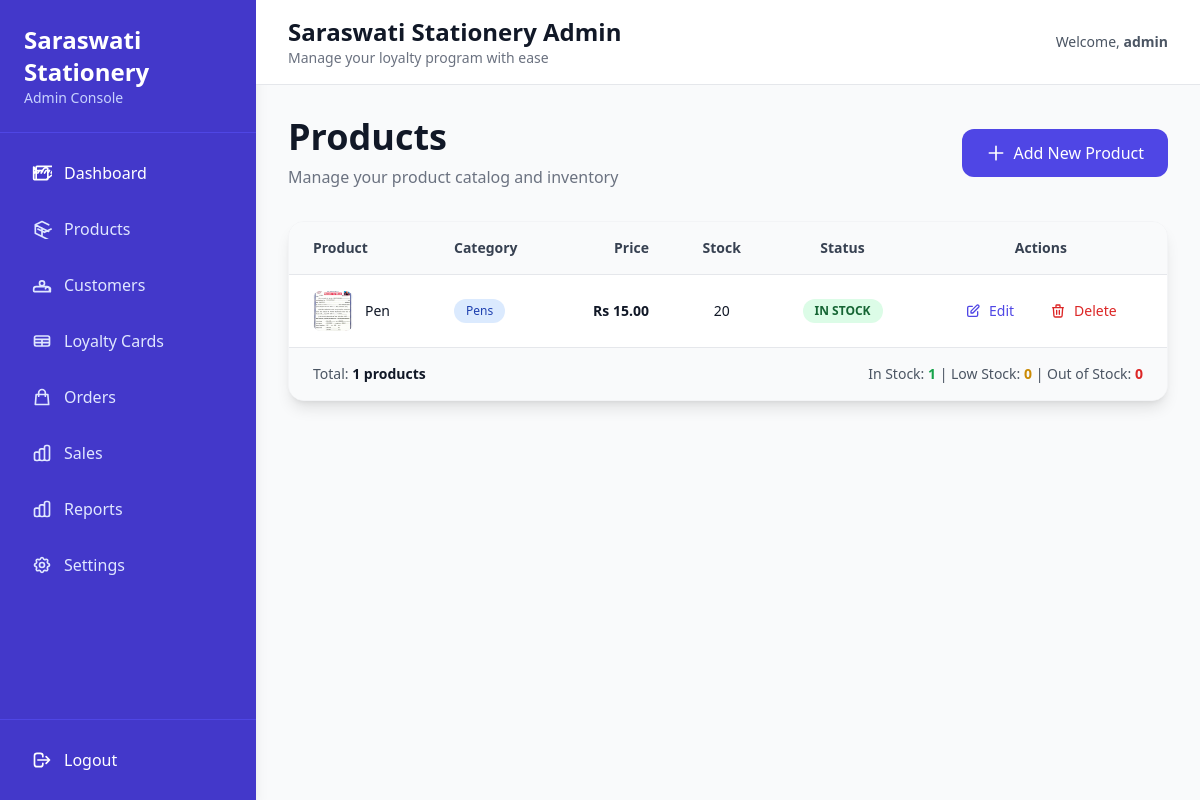
Before: /admin/products (signed in) with the older database file.
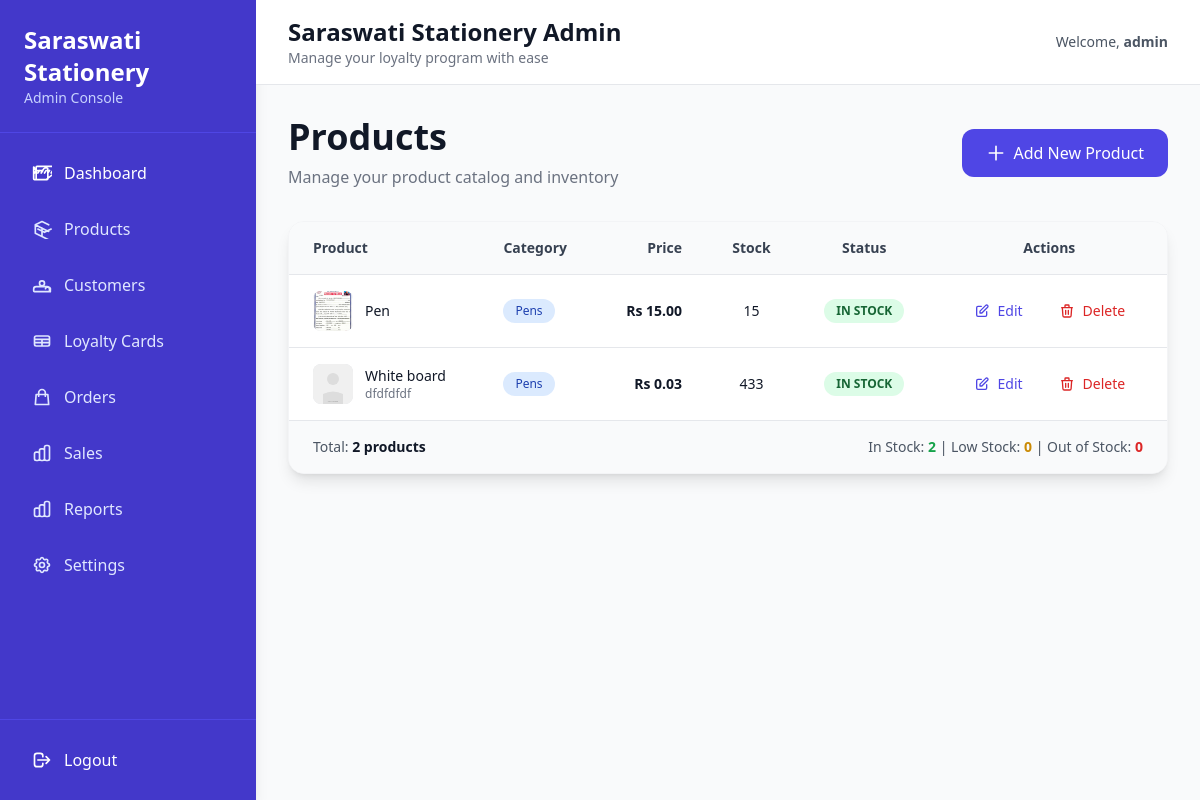
After: the same page with the newer database file.
### models.py (models this page shows, shortened)
class User(UserMixin, db.Model):
    id = db.Column(db.Integer, primary_key=True)
    username = db.Column(db.String(150), unique=True, nullable=False)
    email = db.Column(db.String(150), unique=True, nullable=False)
    password = db.Column(db.String(150), nullable=False)
    role = db.Column(db.String(50), default='customer') # 'admin' or 'customer'
    created_at = db.Column(db.DateTime, default=datetime.utcnow)
    sales = db.relationship('Sale', backref='user', lazy=True)
    loyalty_card = db.relationship('LoyaltyCard', backref='user', uselist=False, lazy=True)
    @property
    def is_admin(self):
        return self.role == 'admin'

class Product(db.Model):
    id = db.Column(db.Integer, primary_key=True)
    name = db.Column(db.String(200), nullable=False)
    price = db.Column(db.Float, nullable=False)
    stock = db.Column(db.Integer, default=0)
    category = db.Column(db.String(100))
    description = db.Column(db.Text)
    image_filename = db.Column(db.String(255))  # Stores uploaded image filename
    created_at = db.Column(db.DateTime, default=db.func.current_timestamp())
    updated_at = db.Column(db.DateTime, default=db.func.current_timestamp(), onupdate=db.func.current_timestamp())
    def get_image_url(self):
        if self.image_filename:
            return f"/static/uploads/products/{self.image_filename}"
        return "/static/uploads/products/placeholder.svg"

### app.py (the view)
@app.route('/admin/products')
@login_required
def admin_products():
    if not current_user.is_admin:
        abort(403)
    products = Product.query.all()
    return render_template('admin/admin_products.html', products=products)

### app.py (called while the page is built)
@login_manager.user_loader
def load_user(user_id):
    return User.query.get(int(user_id))

### templates/admin/admin_products.html (shortened to what this page needs)
{% extends 'admin/base_admin.html' %}
{% block content %}
<div class="flex justify-between items-center mb-8">
  <div>
    <h1 class="text-4xl font-bold text-gray-900">Products</h1>
    <p class="text-gray-500 mt-2">Manage your product catalog and inventory</p>
  </div>
  <a href="{{ url_for('add_product') }}"
     class="bg-indigo-600 text-white px-6 py-3 rounded-xl hover:bg-indigo-700 transition-all transform hover:shadow-lg font-medium flex items-center gap-2">
     <svg class="w-5 h-5" fill="none" stroke="currentColor" viewBox="0 0 24 24">
       <path stroke-linecap="round" stroke-linejoin="round" stroke-width="2" d="M12 4v16m8-8H4"></path>
     </svg>
     Add New Product
  </a>
</div>
{% if products %}
<div class="bg-white rounded-2xl shadow-lg border border-gray-100 overflow-hidden">
  <div class="overflow-x-auto">
    <table class="w-full text-sm">
      <thead>
        <tr class="bg-gray-50 border-b border-gray-200">
          <th class="px-6 py-4 text-left font-semibold text-gray-700">Product</th>
          <th class="px-6 py-4 text-left font-semibold text-gray-700">Category</th>
          <th class="px-6 py-4 text-right font-semibold text-gray-700">Price</th>
          <th class="px-6 py-4 text-center font-semibold text-gray-700">Stock</th>
          <th class="px-6 py-4 text-center font-semibold text-gray-700">Status</th>
          <th class="px-6 py-4 text-center font-semibold text-gray-700">Actions</th>
        </tr>
      </thead>
      <tbody class="divide-y divide-gray-200">
        {% for product in products %}
        <tr class="hover:bg-gray-50 transition-colors">
          <td class="px-6 py-4">
            <div class="flex items-center gap-3">
              <div class="w-10 h-10 rounded-lg overflow-hidden bg-gray-200 flex-shrink-0">
                <img src="{{ product.get_image_url() }}" alt="{{ product.name }}" class="w-full h-full object-cover">
              </div>
              <div>
                <p class="font-medium text-gray-900">{{ product.name }}</p>
                {% if product.description %}
                <p class="text-xs text-gray-500">{{ product.description[:50] }}{% if product.description|length > 50 %}...{% endif %}</p>
                {% endif %}
              </div>
            </div>
          </td>
          <td class="px-6 py-4">
            {% if product.category %}
            <span class="inline-block bg-blue-100 text-blue-800 text-xs font-medium px-3 py-1 rounded-full">{{ product.category }}</span>
            {% else %}
            <span class="text-gray-400 text-xs">—</span>
            {% endif %}
          </td>
          <td class="px-6 py-4 text-right">
            <p class="font-semibold text-gray-900">Rs {{ "%.2f"|format(product.price) }}</p>
          </td>
          <td class="px-6 py-4 text-center">
            <p class="font-medium text-gray-900">{{ product.stock }}</p>
          </td>
          <td class="px-6 py-4 text-center">
            {% if product.stock == 0 %}
            <span class="inline-block bg-red-100 text-red-800 text-xs font-bold px-3 py-1 rounded-full">OUT OF STOCK</span>
            {% elif product.stock < 10 %}
            <span class="inline-block bg-yellow-100 text-yellow-800 text-xs font-bold px-3 py-1 rounded-full">LOW STOCK</span>
            {% else %}
            <span class="inline-block bg-green-100 text-green-800 text-xs font-bold px-3 py-1 rounded-full">IN STOCK</span>
            {% endif %}
          </td>
          <td class="px-6 py-4 text-center">
            <div class="flex items-center justify-center gap-3">
              <a href="{{ url_for('edit_product', id=product.id) }}"
                 class="inline-flex items-center gap-2 text-indigo-600 hover:text-indigo-800 hover:bg-indigo-50 px-3 py-2 rounded-lg transition font-medium text-sm">
                 <svg class="w-4 h-4" fill="none" stroke="currentColor" viewBox="0 0 24 24">
                   <path stroke-linecap="round" stroke-linejoin="round" stroke-width="2" d="M11 5H6a2 2 0 00-2 2v11a2 2 0 002 2h11a2 2 0 002-2v-5m-1.414-9.414a2 2 0 112.828 2.828L11.828 15H9v-2.828l8.586-8.586z"></path>
                 </svg>
                 Edit
              </a>
              <a href="{{ url_for('delete_product', id=product.id) }}"
                 onclick="return confirm('Are you sure you want to delete this product?')"
                 class="inline-flex items-center gap-2 text-red-600 hover:text-red-800 hover:bg-red-50 px-3 py-2 rounded-lg transition font-medium text-sm">
                 <svg class="w-4 h-4" fill="none" stroke="currentColor" viewBox="0 0 24 24">
                   <path stroke-linecap="round" stroke-linejoin="round" stroke-width="2" d="M19 7l-.867 12.142A2 2 0 0116.138 21H7.862a2 2 0 01-1.995-1.858L5 7m5 4v6m4-6v6m1-10V4a1 1 0 00-1-1h-4a1 1 0 00-1 1v3M4 7h16"></path>
                 </svg>
                 Delete
              </a>
            </div>
          </td>
        </tr>
        {% endfor %}
      </tbody>
    </table>
  </div>
  <div class="bg-gray-50 border-t border-gray-200 px-6 py-4 flex justify-between items-center">
    <p class="text-sm text-gray-600">
      Total: <span class="font-semibold text-gray-900">{{ products|length }} products</span>
    </p>
    <p class="text-sm text-gray-600">
      In Stock: <span class="font-semibold text-green-600">{{ products|selectattr('stock', '>', 0)|list|length }}</span> |
      Low Stock: <span class="font-semibold text-yellow-600">{{ products|selectattr('stock', '<', 10)|selectattr('stock', '>', 0)|list|length }}</span> |
      Out of Stock: <span class="font-semibold text-red-600">{{ products|selectattr('stock', '==', 0)|list|length }}</span>
    </p>
  </div>
</div>
{% endif %}
{% endblock %}

### templates/admin/base_admin.html (shortened to what this page needs)
<!DOCTYPE html>
<html lang="en">
<head>
  <script src="https://cdn.tailwindcss.com"></script>
</head>
<body class="bg-gray-50">
<div class="flex h-screen">
  <aside class="w-64 bg-indigo-700 text-white flex flex-col shadow-lg">
    <div class="p-6 border-b border-indigo-600">
      <h1 class="text-2xl font-bold">Saraswati Stationery</h1>
      <p class="text-indigo-200 text-sm">Admin Console</p>
    </div>
    <nav class="flex-1 p-4 space-y-2 overflow-y-auto">
      <a href="{{ url_for('admin_dashboard') }}"
         class="flex items-center gap-3 px-4 py-3 rounded-lg hover:bg-indigo-600 transition text-white font-medium group">
        <span>Dashboard</span>
      </a>
      <a href="{{ url_for('admin_products') }}"
         class="flex items-center gap-3 px-4 py-3 rounded-lg hover:bg-indigo-600 transition text-indigo-100 font-medium">
        <svg class="w-5 h-5" fill="none" stroke="currentColor" viewBox="0 0 24 24">
          <path stroke-linecap="round" stroke-linejoin="round" stroke-width="2" d="M20 7l-8-4-8 4m0 0l8 4m-8-4v10l8 4m0-10l8 4m-8-4v10l8 4M7 12l8 4m0 0l8-4"></path>
        </svg>
        <span>Products</span>
      </a>
      <a href="{{ url_for('admin_customers') }}"
         class="flex items-center gap-3 px-4 py-3 rounded-lg hover:bg-indigo-600 transition text-indigo-100 font-medium">
        <svg class="w-5 h-5" fill="none" stroke="currentColor" viewBox="0 0 24 24">
          <path stroke-linecap="round" stroke-linejoin="round" stroke-width="2" d="M17 20h5v-2a3 3 0 00-5.856-1.487M15 10a3 3 0 11-6 0 3 3 0 016 0zM4 20h16c.552 0 1-.448 1-1v-2a3 3 0 00-3-3H5a3 3 0 00-3 3v2c0 .552.448 1 1 1z"></path>
        </svg>
        <span>Customers</span>
      </a>
      <a href="{{ url_for('admin_loyalty_cards') }}"
         class="flex items-center gap-3 px-4 py-3 rounded-lg hover:bg-indigo-600 transition text-indigo-100 font-medium">
        <svg class="w-5 h-5" fill="none" stroke="currentColor" viewBox="0 0 24 24">
          <path stroke-linecap="round" stroke-linejoin="round" stroke-width="2" d="M3 10h18M3 14h18m-9-4v8m-7 0h14a2 2 0 002-2V8a2 2 0 00-2-2H5a2 2 0 00-2 2v8a2 2 0 002 2z"></path>
        </svg>
        <span>Loyalty Cards</span>
      </a>
      <a href="{{ url_for('admin_orders') }}"
         class="flex items-center gap-3 px-4 py-3 rounded-lg hover:bg-indigo-600 transition text-indigo-100 font-medium">
        <svg class="w-5 h-5" fill="none" stroke="currentColor" viewBox="0 0 24 24">
          <path stroke-linecap="round" stroke-linejoin="round" stroke-width="2" d="M16 11V7a4 4 0 00-8 0v4M5 9h14l1 12H4L5 9z"></path>
        </svg>
        <span>Orders</span>
      </a>
      <a href="{{ url_for('admin_sales') }}"
         class="flex items-center gap-3 px-4 py-3 rounded-lg hover:bg-indigo-600 transition text-indigo-100 font-medium">
        <span>Sales</span>
      </a>
      <a href="{{ url_for('admin_reports') }}"
         class="flex items-center gap-3 px-4 py-3 rounded-lg hover:bg-indigo-600 transition text-indigo-100 font-medium">
        <span>Reports</span>
      </a>
      <a href="{{ url_for('admin_settings') }}"
         class="flex items-center gap-3 px-4 py-3 rounded-lg hover:bg-indigo-600 transition text-indigo-100 font-medium">
        <span>Settings</span>
      </a>
    </nav>
    <div class="p-4 border-t border-indigo-600 space-y-2">
      <a href="{{ url_for('logout') }}"
         class="flex items-center gap-3 px-4 py-3 rounded-lg hover:bg-red-600 transition text-white font-medium">
        <svg class="w-5 h-5" fill="none" stroke="currentColor" viewBox="0 0 24 24">
          <path stroke-linecap="round" stroke-linejoin="round" stroke-width="2" d="M17 16l4-4m0 0l-4-4m4 4H7m6 4v1a3 3 0 01-3 3H6a3 3 0 01-3-3V7a3 3 0 013-3h4a3 3 0 013 3v1"></path>
        </svg>
        <span>Logout</span>
      </a>
    </div>
  </aside>
  <main class="flex-1 overflow-y-auto">
    <div class="bg-white border-b border-gray-200 px-8 py-4 flex justify-between items-center">
      <div>
        <h2 class="text-2xl font-bold text-gray-900">Saraswati Stationery Admin</h2>
        <p class="text-gray-500 text-sm">Manage your loyalty program with ease</p>
      </div>
      <div class="flex items-center gap-4">
        <span class="text-gray-600 text-sm">Welcome, <span class="font-semibold">{{ current_user.username }}</span></span>
      </div>
    </div>
    <div class="p-8">
      {% block content %}{% endblock %}
    </div>
  </main>
</div>
</body>
</html>

Changed rows visible on the page:
changed Product "Pen": stock "20" → "15"
added Product: shows a picture, name "White board", description "dfdfdfdf", category "Pens", price "0.03", stock "433", shows "IN STOCK"
Other visible differences:
{{ products|length }}: "1" → "2"
{{ products|selectattr('stock', '>', 0)|list|length }}: "1" → "2"
